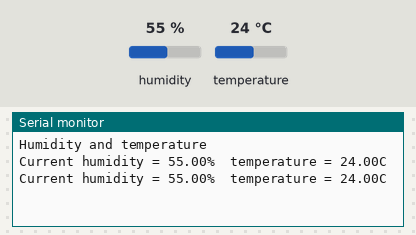
This sketch was run on a simulated Arduino Uno, built with avr-gcc and run on an emulated ATmega328P. Parts: the last lines printed to the serial monitor. The inputs (shaded band) are chosen by the test bench; at power-on: humidity 55 %, temperature 24 °C.

Above: at 2.2 s.
2.3 s: humidity set to 22 %
At 4.6 s:
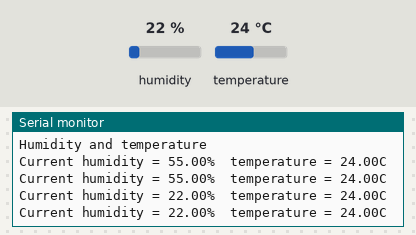
5.0 s: temperature set to 12 °C
At 5.9 s:
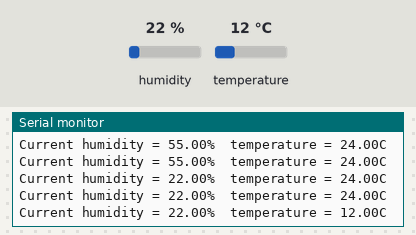
7.7 s: humidity set to 40 %
At 8.9 s:
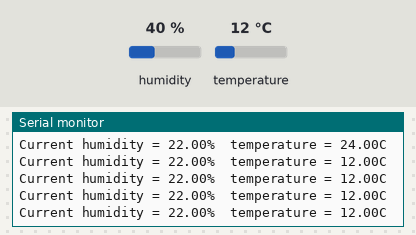
Timing chart, 0 to 10.7 s (numbered marks = the images above; inputs shaded):
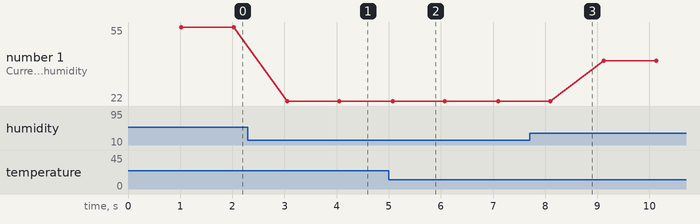

The sketch:

dht11example.ino
```cpp
#include "DHT.h"        // including the library of DHT11 temperature and humidity sensor
#define DHTTYPE DHT11   // DHT 11

#define dht_dpin 2
DHT dht(dht_dpin, DHTTYPE);
void setup(void)
{
  dht.begin();
  Serial.begin(9600);
  Serial.print("Humidity and temperature\n\n");
  delay(1000);

}
void loop() {
    float h = dht.readHumidity();
    float t = dht.readTemperature();
    Serial.print("Current humidity = ");
    Serial.print(h);
    Serial.print("%");
    Serial.print("\t");
    Serial.print("temperature = ");
    Serial.print(t);
    Serial.print("C");
    Serial.print("\n");
  delay(1000);
}
```

Measured:
- after the input at 2.3 s, the serial monitor: prints a new line after 0.75 s (image 1)
- after the input at 5.0 s, the serial monitor: prints a new line after 0.07 s (image 2)
- plotted number 1: 55 → 22 after the input at 2.3 s, 22 → 40 after the input at 7.7 s
